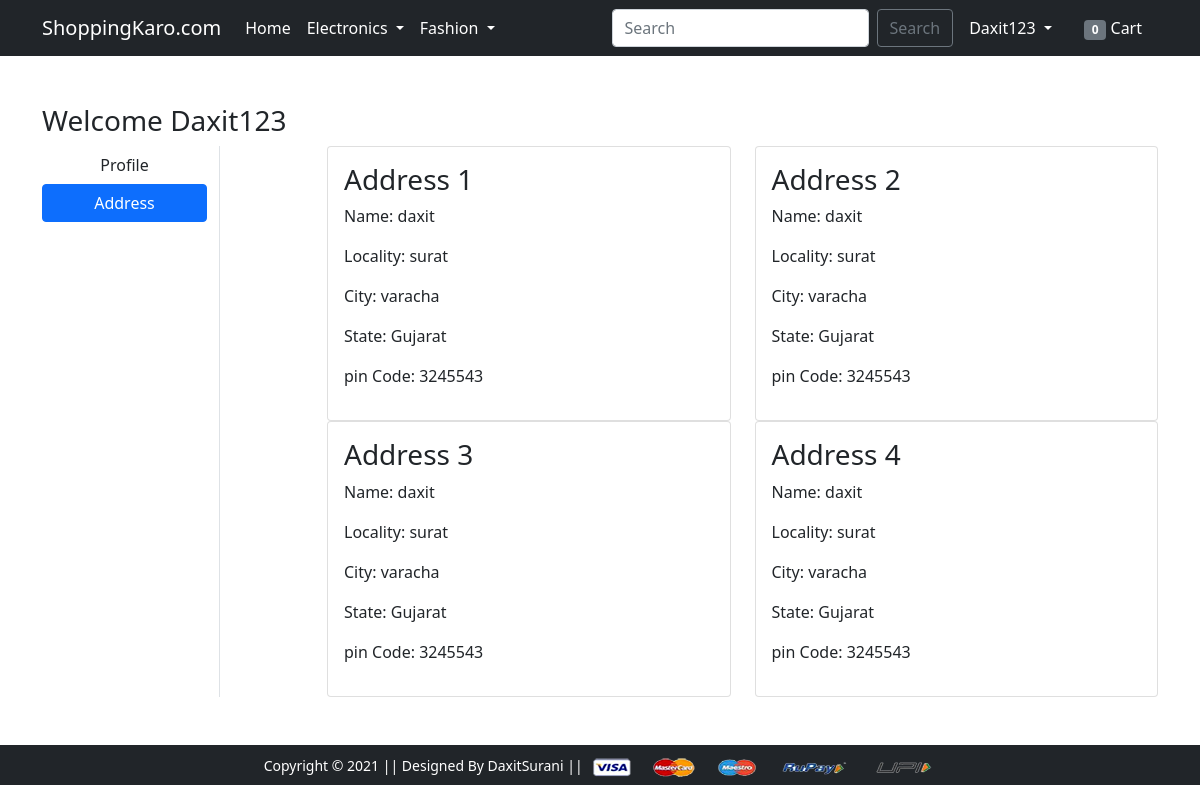
/address/ (signed in), run on the app's committed database.
### app/models.py (models this page shows, shortened)
class Customer(models.Model):
    user=models.ForeignKey(User,on_delete=models.CASCADE)
    name=models.CharField(max_length=200)
    locality=models.CharField(max_length=200)
    city=models.CharField(max_length=50)
    zipcode=models.IntegerField()
    state=models.CharField(choices=STATE_CHOICE,max_length=50)

### app/views.py (the view)
# urls.py: path('address/', views.address, name='address'),
@login_required
def address(request):
    totalitem=0
    if request.user.is_authenticated:
        totalitem=len(Cart.objects.filter(user=request.user))
        add=Customer.objects.filter(user=request.user)
    return render(request, 'app/address.html',{'add':add,'active':'btn-primary','totalitem':totalitem})

### app/templates/app/address.html (shortened to what this page needs)
{% extends 'app/base.html' %}
{% load static %}
{% block main-content %}
<div class="container my-5">
 <div class="row">
 <h3>Welcome <span class="text-capitalize">{{request.user}}</h3>
  <div class="col-sm-2 border-end">
   <ul class="list-unstyled">
    <li class="d-grid"><a href="{% url 'profile' %}" class="btn">Profile</a></li>
    <li class="d-grid"><a href="{% url 'address' %}" class="btn {{active}}">Address</a></li>
   </ul>
  </div>
  <div class="col-sm-9 offset-sm-1">
   <div class="row">
   {% for ad in add %}
    <div class="col-sm-6">
     <div class="card">
      <div class="card-body">
       <h3>Address {{forloop.counter}}</h3>
       <p>Name: {{ad.name}}</p>
       <p>Locality: {{ad.locality}}</p>
       <p>City: {{ad.city}}</p>
       <p>State: {{ad.state}}</p>
       <p>pin Code: {{ad.zipcode}}</p>
      </div>
     </div>
    </div>
    {% endfor %}
   </div>
  </div>
 </div>
</div>
{% endblock main-content %}

### app/templates/app/base.html (shortened to what this page needs)
<!doctype html>
{% load static %}
<html lang="en">
  <head>
    <link href="https://cdn.jsdelivr.net/npm/bootstrap@5.0.0-beta1/dist/css/bootstrap.min.css" rel="stylesheet">
    <link rel="stylesheet" href="{% static 'app/css/owl.carousel.min.css' %}">
    <link rel="stylesheet" href="{% static 'app/css/all.min.css' %}">
    <link rel="stylesheet" href="{% static 'app/css/style.css' %}">
  </head>
  <body>
    <nav class="navbar navbar-expand-lg navbar-dark bg-primary bg-dark">
     <div class="container">
       <a class="navbar-brand" href="/">ShoppingKaro.com</a>
       <div class="collapse navbar-collapse" id="navbarSupportedContent">
         <ul class="navbar-nav me-auto mb-2 mb-lg-0">
           <li class="nav-item">
             <a class="nav-link active" aria-current="page" href="/">Home</a>
           </li>
           <li class="nav-item dropdown">
             <a class="nav-link dropdown-toggle text-white" href="#" id="electronicsDropdown" role="button" data-bs-toggle="dropdown" aria-expanded="false">
               Electronics
             </a>
           </li>
           <li class="nav-item dropdown">
             <a class="nav-link dropdown-toggle text-white" href="#" id="fashionDropdown" role="button" data-bs-toggle="dropdown" aria-expanded="false">
               Fashion
             </a>
           </li>
         </ul>
         <form class="d-flex">
          <input class="form-control me-2" type="search" placeholder="Search" aria-label="Search">
          <button class="btn btn-outline-secondary" type="submit">Search</button>
        </form>
         <div>
          <ul class="navbar-nav me-auto mb-2 mb-lg-0">
          {% if request.user.is_authenticated %}
           <li class="nav-item dropdown mx-2">
              <a class="nav-link dropdown-toggle text-white" href="#" id="profileDropdown" role="button" data-bs-toggle="dropdown" aria-expanded="false">
              {{request.user.username|capfirst}}
              </a>
            </li>
            <li class="nav-item mx-2">
             <a href="{% url 'add-to-cart' %}" class="nav-link text-white"><span class="badge bg-secondary">{{totalitem}}</span> Cart </a>
            </li>
            {% endif %}
          </ul>
         </div>
       </div>
     </div>
    </nav>
    {% block main-content %} {% endblock main-content %}
    <footer class="container-fluid bg-dark text-center p-2 mt-5">
        <small class="text-white">Copyright &copy; 2021 || Designed By DaxitSurani || </small>
        <img src="{% static 'app/images/payment.png' %}" alt="" srcset="" class="img-fluid" height="2px">
    </footer>
</html>

### data on the page
Customer: name "daxit", locality "surat", city "varacha", state "Gujarat", zipcode "3245543"
Customer: name "daxit", locality "surat", city "varacha", state "Gujarat", zipcode "3245543"
Customer: name "daxit", locality "surat", city "varacha", state "Gujarat", zipcode "3245543"
Customer: name "daxit", locality "surat", city "varacha", state "Gujarat", zipcode "3245543"

### other printed values
{{ request.user.username|capfirst }} "Daxit123"
{{ totalitem }} "0"
{{ request.user }} "Daxit123"
